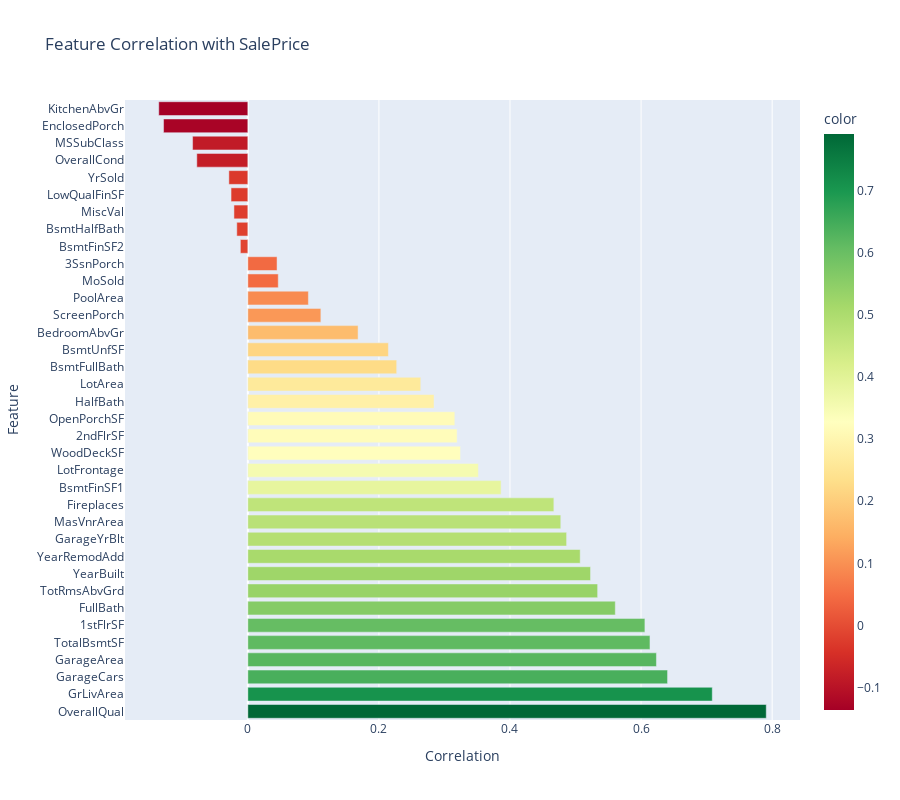

The notebook cell saved with this chart:
### Code cell
# Correlation with SalePrice
numeric_train = kaggle_house_df.select_dtypes(include=[np.number])
correlations = numeric_train.corr()['SalePrice'].drop('SalePrice').sort_values(ascending=False)

# Interactive bar chart
fig = px.bar(
    x=correlations.values,
    y=correlations.index,
    orientation='h',
    title='Feature Correlation with SalePrice',
    labels={'x': 'Correlation', 'y': 'Feature'},
    color=correlations.values,
    color_continuous_scale='RdYlGn'
)
fig.update_layout(height=800, showlegend=False)
fig.show()
fig.show(renderer='iframe')

### Figure 1 — Plotly figure (JSON) as saved in the notebook; plotly's stock layout.template omitted (floating-point values rounded to 4 significant figures)
{"data": [{"hovertemplate": "Correlation=%{x}<br>Feature=%{y}<br>color=%{marker.color}<extra></extra>", "legendgroup": "", "marker": {"color": [0.791, 0.7086, 0.6404, 0.6234, 0.6136, 0.6059, 0.5607, 0.5337, 0.5229, 0.5071, 0.4864, 0.4775, 0.4669, 0.3864, 0.3518, 0.3244, 0.3193, 0.3159, 0.2841, 0.2638, 0.2271, 0.2145, 0.1682, 0.1114, 0.0924, 0.04643, 0.04458, -0.01138, -0.01684, -0.02119, -0.02561, -0.02892, -0.07786, -0.08428, -0.1286, -0.1359], "coloraxis": "coloraxis", "pattern": {"shape": ""}}, "name": "", "orientation": "h", "showlegend": false, "textposition": "auto", "type": "bar", "x": [0.791, 0.7086, 0.6404, 0.6234, 0.6136, 0.6059, 0.5607, 0.5337, 0.5229, 0.5071, 0.4864, 0.4775, 0.4669, 0.3864, 0.3518, 0.3244, 0.3193, 0.3159, 0.2841, 0.2638, 0.2271, 0.2145, 0.1682, 0.1114, 0.0924, 0.04643, 0.04458, -0.01138, -0.01684, -0.02119, -0.02561, -0.02892, -0.07786, -0.08428, -0.1286, -0.1359], "xaxis": "x", "y": ["OverallQual", "GrLivArea", "GarageCars", "GarageArea", "TotalBsmtSF", "1stFlrSF", "FullBath", "TotRmsAbvGrd", "YearBuilt", "YearRemodAdd", "GarageYrBlt", "MasVnrArea", "Fireplaces", "BsmtFinSF1", "LotFrontage", "WoodDeckSF", "2ndFlrSF", "OpenPorchSF", "HalfBath", "LotArea", "BsmtFullBath", "BsmtUnfSF", "BedroomAbvGr", "ScreenPorch", "PoolArea", "MoSold", "3SsnPorch", "BsmtFinSF2", "BsmtHalfBath", "MiscVal", "LowQualFinSF", "YrSold", "OverallCond", "MSSubClass", "EnclosedPorch", "KitchenAbvGr"], "yaxis": "y"}], "layout": {"barmode": "relative", "coloraxis": {"colorbar": {"title": {"text": "color"}}, "colorscale": [[0, "rgb(165,0,38)"], [0.1, "rgb(215,48,39)"], [0.2, "rgb(244,109,67)"], [0.3, "rgb(253,174,97)"], [0.4, "rgb(254,224,139)"], [0.5, "rgb(255,255,191)"], [0.6, "rgb(217,239,139)"], [0.7, "rgb(166,217,106)"], [0.8, "rgb(102,189,99)"], [0.9, "rgb(26,152,80)"], [1, "rgb(0,104,55)"]]}, "height": 800, "legend": {"tracegroupgap": 0}, "showlegend": false, "title": {"text": "Feature Correlation with SalePrice"}, "xaxis": {"anchor": "y", "domain": [0, 1], "title": {"text": "Correlation"}}, "yaxis": {"anchor": "x", "domain": [0, 1], "title": {"text": "Feature"}}}}
